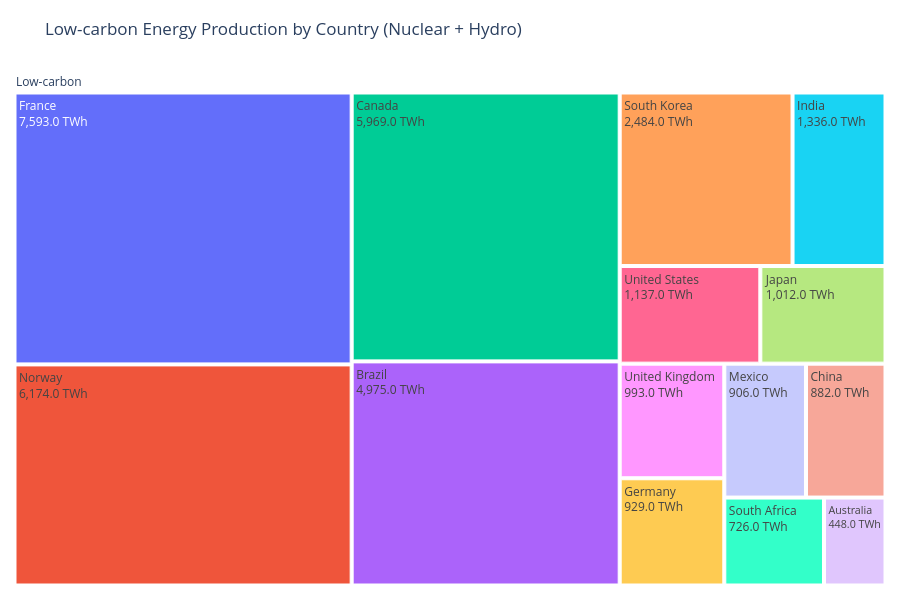

Notebook code for this chart:
### Markdown cell above
## Task 2 — Treemap vs bar: low-carbon energy by country

**What to build:** Build **both** a treemap and a horizontal bar chart showing total low-carbon TWh (Nuclear + Hydro) per country. Then answer the question in a markdown cell below.

**Requirements:**
- Filter to `Source_Type == 'Low-carbon'` and aggregate TWh by country
- Treemap: single-level `path=['All', 'Country']` with a dummy root node labelled `'Low-carbon'`
- Bar chart: sorted by TWh, horizontal orientation, CVD-safe colour
- Both charts show TWh values, not percentages
- Insight title on the bar chart naming the leading country

### Code cell
# Task 2 — Low-carbon treemap and horizontal ranking bar
low = df.loc[df['Source_Type'] == 'Low-carbon'].copy()
low_country = low.groupby('Country', as_index=False)['TWh'].sum()
low_country['All'] = 'Low-carbon'
leader = low_country.loc[low_country['TWh'].idxmax(), 'Country']

fig2a = px.treemap(
    low_country, path=['All', 'Country'], values='TWh',
    title='Low-carbon Energy Production by Country (Nuclear + Hydro)'
)
fig2a.update_traces(texttemplate='%{label}<br>%{value:,.1f} TWh',
                    hovertemplate='%{label}: %{value:,.1f} TWh<extra></extra>')
fig2a.update_layout(height=600, margin=dict(t=70, l=10, r=10, b=10))
fig2a.show()

ranked = low_country.sort_values('TWh', ascending=True)
fig2b = px.bar(
    ranked, x='TWh', y='Country', orientation='h',
    title=f'{leader} Leads Countries in Low-carbon Energy (Nuclear + Hydro)',
    labels={'TWh': 'Low-carbon energy (TWh)', 'Country': 'Country'},
    text='TWh'
)
fig2b.update_traces(marker_color='#0072B2', texttemplate='%{text:,.1f}',
                    textposition='outside', cliponaxis=False)
fig2b.update_layout(template='plotly_white', height=max(500, 28 * len(ranked) + 130),
                    margin=dict(l=130, r=90, t=80, b=60))
fig2b.show(renderer="png")

### Figure 1 — Plotly figure (JSON) as saved in the notebook; plotly's stock layout.template omitted (floating-point values rounded to 4 significant figures)
{"data": [{"branchvalues": "total", "domain": {"x": [0, 1], "y": [0, 1]}, "hovertemplate": "%{label}: %{value:,.1f} TWh<extra></extra>", "ids": ["Low-carbon/Australia", "Low-carbon/Brazil", "Low-carbon/Canada", "Low-carbon/China", "Low-carbon/France", "Low-carbon/Germany", "Low-carbon/India", "Low-carbon/Japan", "Low-carbon/Mexico", "Low-carbon/Norway", "Low-carbon/South Africa", "Low-carbon/South Korea", "Low-carbon/United Kingdom", "Low-carbon/United States", "Low-carbon"], "labels": ["Australia", "Brazil", "Canada", "China", "France", "Germany", "India", "Japan", "Mexico", "Norway", "South Africa", "South Korea", "United Kingdom", "United States", "Low-carbon"], "name": "", "parents": ["Low-carbon", "Low-carbon", "Low-carbon", "Low-carbon", "Low-carbon", "Low-carbon", "Low-carbon", "Low-carbon", "Low-carbon", "Low-carbon", "Low-carbon", "Low-carbon", "Low-carbon", "Low-carbon", ""], "texttemplate": "%{label}<br>%{value:,.1f} TWh", "type": "treemap", "values": [448.0, 4975.0, 5969.0, 882.0, 7593.0, 929.0, 1336.0, 1012.0, 906.0, 6174.0, 726.0, 2484.0, 993.0, 1137.0, 35560.0]}], "layout": {"height": 600, "legend": {"tracegroupgap": 0}, "margin": {"b": 10, "l": 10, "r": 10, "t": 70}, "title": {"text": "Low-carbon Energy Production by Country (Nuclear + Hydro)"}}}
